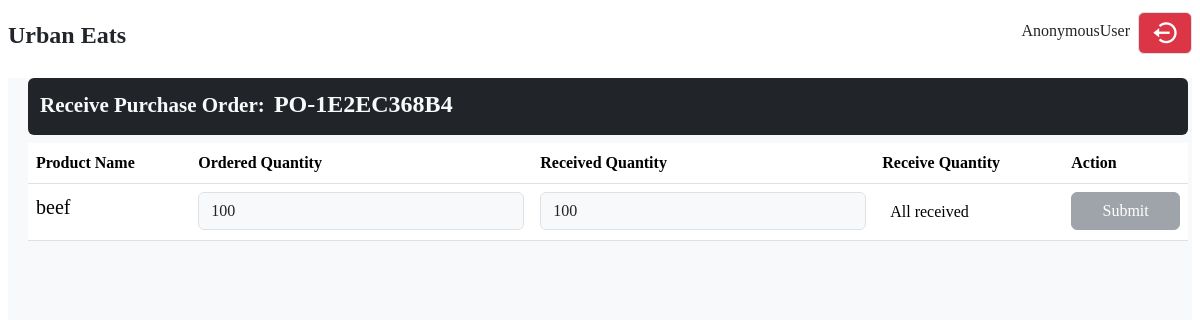
The app's page /inventory/purchase_order/receive/1/, older data.
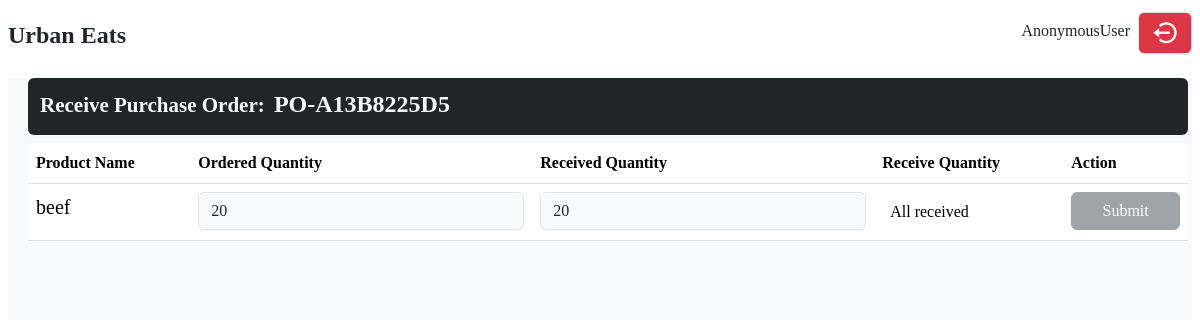
The same page, newer data.
### inventory/models.py (models this page shows, shortened)
class PurchaseOrder(models.Model):
    status_choices = [
        ('pending', 'Pending'),
        ('ordered', 'Ordered'),
        ('received', 'Received'),
        ('canceled', 'Canceled')
    ]
    order_number = models.CharField(max_length=100, unique=True)
    supplier = models.ForeignKey(Supplier, on_delete=models.SET_NULL, null=True)
    order_date = models.DateTimeField(auto_now_add=True)
    delivery_date = models.DateField(null=True, blank=True)
    total_cost = models.DecimalField(max_digits=15, decimal_places=2, default=0.00)
    status = models.CharField(max_length=50, choices=status_choices, default='pending')
    notes = models.TextField(null=True, blank=True)
    discount = models.DecimalField(max_digits=15, decimal_places=2, default=0.00)
    tax_amount = models.DecimalField(max_digits=15, decimal_places=2, default=0.00)
    handling_amount = models.DecimalField(max_digits=15, decimal_places=2, default=0.00)
    other_amount = models.DecimalField(max_digits=15, decimal_places=2, default=0.00)
    is_partial = models.BooleanField(default=False)
    received = models.BooleanField(default=False)

class PurchaseOrderItem(models.Model):
    purchase_order = models.ForeignKey(PurchaseOrder, on_delete=models.CASCADE, related_name='items')
    product = models.ForeignKey(Product, on_delete=models.SET_NULL, null=True)
    quantity = models.IntegerField()
    unit_cost = models.DecimalField(max_digits=10, decimal_places=2)
    received_quantity = models.IntegerField(default=0)
    received = models.BooleanField(default=False, null=True)

class Product(models.Model):
    tax_choices = [
        ('exempted', 'Exempted'),
        ('standard', 'Standard'),
        ('zero rated', 'Zero Rated')
    ]
    name = models.CharField(max_length=255)
    quantity = models.IntegerField()
    cost = models.DecimalField(max_digits=10, decimal_places=2)
    price = models.DecimalField(max_digits=10, decimal_places=2, default=1)
    unit = models.ForeignKey(UnitOfMeasurement, on_delete=models.CASCADE, null=True)
    category = models.ForeignKey(Category, on_delete=models.CASCADE)
    tax_type = models.CharField(max_length=50, choices=tax_choices)
    min_stock_level = models.IntegerField(default=0, null=True)
    raw_material = models.BooleanField(default=False)
    finished_product = models.BooleanField(default=False)
    description = models.TextField()
    deactivate = models.BooleanField(default=False)

### inventory/views.py (the view)
# urls.py: path('purchase_order/receive/<int:order_id>/', receive_order, name='receive_order'),
def receive_order(request, order_id):
    try:
        purchase_order = PurchaseOrder.objects.get(id=order_id)
    except PurchaseOrder.DoesNotExist:
        messages.warning(request, f'Purchase order with ID: {order_id} doesn\'t exists')
        return redirect('inventory:purchase_orders')
    try:
        purchase_order_items = PurchaseOrderItem.objects.filter(purchase_order=purchase_order)
    except PurchaseOrderItem.DoesNotExist:
        messages.warning(request, f'Purchase order with ID: {order_id} does not exists')
        return redirect('inventory:purchase_orders')
    return render(request, 'inventory/receive_order.html',
        {
            'orders':purchase_order_items,
            'purchase_order':purchase_order
        }
    )

### templates/inventory/receive_order.html (shortened to what this page needs)
{% extends "base.html" %}
{% load static%}
{% load crispy_forms_tags %}
{% block content %}
<div class="inventory-navbar">
    <nav class="d-flex justify-content-between align-items-center bg-dark text-light rounded mb-2 p-2">
        <div class="d-flex">
            <div>
                <h4 class='mt-1 fw-bold'><small class='px-1 fw-bold fx-6'>Receive Purchase Order: </small>{{ purchase_order.order_number}}</h4>
            </div>
        </div>
    </nav>
</div>
<div>
     <table class='table table-hover table-responsive' id='order_items_table' style='width:100%;'>
        <thead>
            <tr>
                <th>Product Name</th>
                <th>Ordered Quantity</th>
                <th>Received Quantity</th>
                <th>Receive Quantity</th>
                <th>Action</th>
            </tr>
        </thead>
        <tbody>
            {% for item in orders %}
            <tr>
                <td class='fs-5'>{{ item.product.name }}</td>
                <td>
                    <input  value='{{ item.quantity }}' type="number" class='form-control bg-light' readonly>
                </td>
                <td>
                    <input value='{{ item.received_quantity }}' type="number" class='form-control bg-light' readonly>
                </td>
                <td>
                    {% if item.received %}
                        <div class="p-2  rounded fs-6">All received</div>
                    {% else %}
                        <input type="number" id="quantity_{{ item.id }}" placeholder="Enter quantity received" min="1" class='form-control'>
                    {% endif %}
                </td>
                <td>
                    {% if item.received %}
                        <button class="submit-btn btn btn-secondary w-100" disabled onclick="submitQuantity('{{ item.id }}')">Submit</button>
                    {% else %}
                        <button class="submit-btn btn btn-secondary w-100" onclick="submitQuantity('{{ item.id }}')">Submit</button>
                    {% endif %}
                </td>
            </tr>
            {% endfor %}
        </tbody>
    </table>
 </div>
{% endblock content %}

Row changes from the older to the newer data that the page shows:
changed PurchaseOrder: order_number "PO-1E2EC368B4" → "PO-A13B8225D5"
changed PurchaseOrderItem "beef": quantity "100" → "20"; received_quantity "100" → "20"
